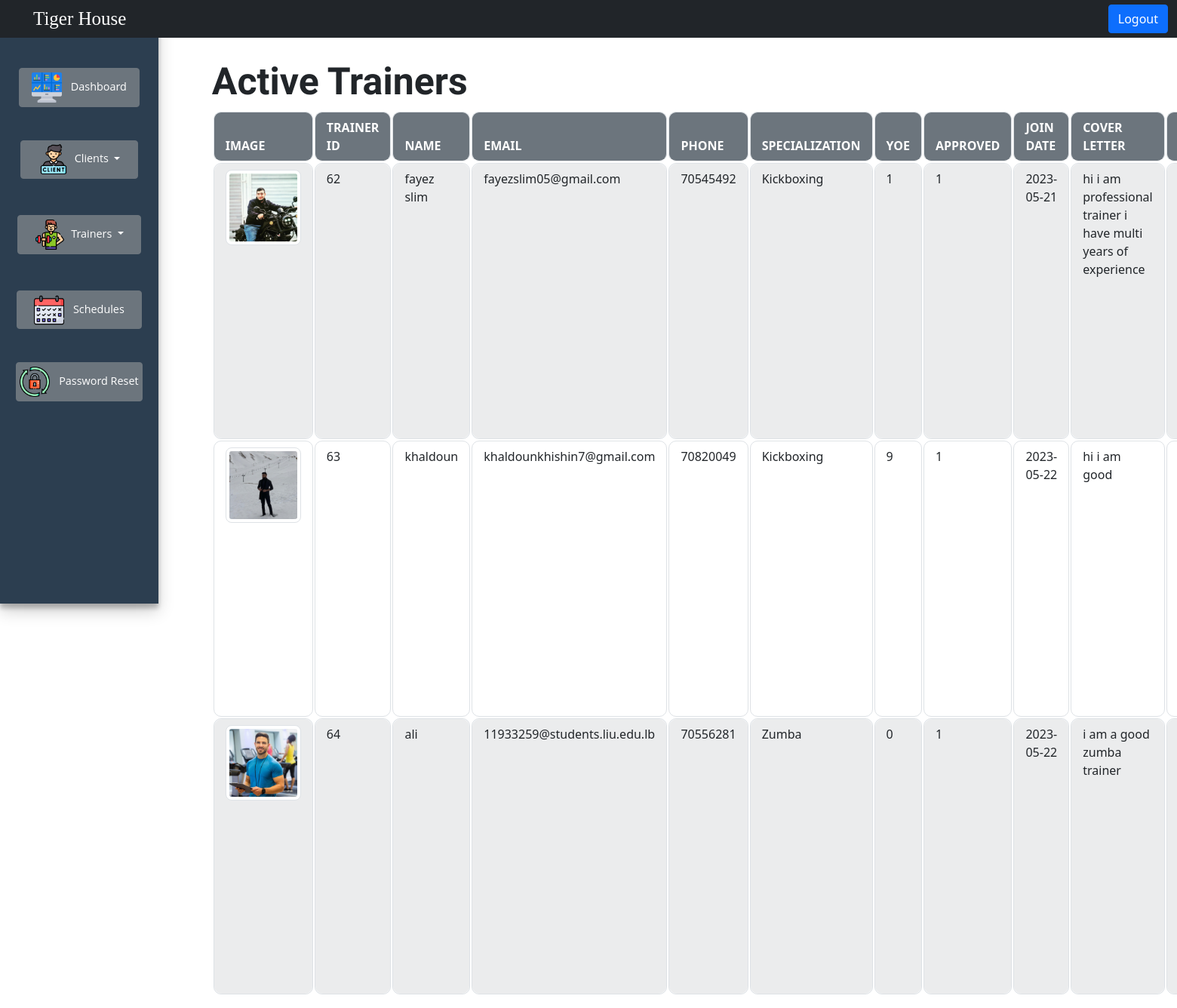
Screenshot of /adminTrainerActive.php (signed in) with the database file from the repository.
### tables this page shows
CREATE TABLE `trainer` (
  `trainer_id` int(11) NOT NULL,
  `trainer_name` varchar(255) NOT NULL,
  `trainer_email` varchar(255) NOT NULL,
  `password` varchar(255) NOT NULL,
  `specialization` varchar(255) NOT NULL,
  `approved` tinyint(1) NOT NULL DEFAULT 0,
  `yoe` int(11) NOT NULL,
  `cover_letter` longtext NOT NULL,
  `resume` varchar(255) NOT NULL,
  `image` varchar(255) NOT NULL,
  `phone` int(11) NOT NULL,
  `join_date` date NOT NULL,
  `trainer_dob` int(11) NOT NULL
);

### adminTrainerActive.php (the view, shortened to what this page needs)
<!DOCTYPE html>
<html lang="en">
<head>
    <link href="https://cdn.jsdelivr.net/npm/bootstrap@5.0.2/dist/css/bootstrap.min.css" rel="stylesheet"
>
    <link rel="stylesheet" href="admin.css">
    <link rel="stylesheet" href="table.css">
</head>
<body>
    <nav class="navbar navbar-expand-lg navbar-dark bg-dark custom-navbar fixed-top">
        <div class="container-fluid">
            <a class="navbar-brand" href="index.php">Tiger House</a>
            <div class="collapse navbar-collapse" id="navbarNav">
                <ul class="navbar-nav ms-auto">
                    <li class="nav-item">
                        <a class="btn btn-primary logout-btn" href="index.php">Logout</a>
                    </li>
                </ul>
            </div>
        </div>
    </nav>
    <div class="wrapper">
        <div class="sidebar">
            <ul>
                <li>
                    <a class="btn btn-secondary btn-dashboard" href="admin.php">
                        <img src="pics/dashboard.png" alt="Dashboard" width="40" height="40" class="me-2">
                        Dashboard
                    </a>
                </li>
                <div class="dropdown"><br>
                    <button class="btn btn-secondary dropdown-toggle btn-clients" type="button"
                        data-bs-toggle="dropdown" aria-expanded="false">
                        <img src="pics/client.png" alt="client" width="40" height="40" class="me-2">Clients
                    </button>
                </div>
                <div class="dropdown"><br><br>
                    <button class="btn btn-secondary dropdown-toggle btn-trainers" type="button"
                        data-bs-toggle="dropdown" aria-expanded="false">
                        <img src="pics/trainer.png" alt="trainer" width="40" height="40" class="me-2">Trainers
                    </button>
                </div>
                <li><br><br>
                    <a class="btn btn-secondary btn-schedules" href="allSchedule.php">
                        <img src="pics/schedule.png" alt="trainer" width="40" height="40" class="me-2">
                        Schedules
                    </a>
                </li>
                <li><br>
                    <a class="btn btn-secondary btn-reset" href="reset_password.php">
                        <img src="pics/reset-password.png" alt="password" width="40" height="40" class="me-2">
                        Password Reset
                    </a>
                </li>
            </ul>
        </div>
        <div class="main-content">
            <h1 class="heading-primary">Active Trainers </h1>
            <div class="table-responsive">
                <table class="table table-striped table-bordered">
                    <tbody>
                        <?php
     require_once "connection.php";
     $sql = "SELECT * FROM trainer where approved=1";
     $result=$conn->query($sql);
     if ($result && mysqli_num_rows($result) > 0) {
        echo "<thead>
                <tr>
                <th>Image</th>
                <th>Trainer Id</th>
                <th>Name</th>
                <th>Email</th>
                <th>Phone</th>
                <th>Specialization</th>
                <th>yoe</th>
                <th>Approved</th>
                <th>Join Date</th>
                <th>Cover letter</th>
                <th>Resume</th>
                </tr>
              </thead>";
     }
     else{
        echo"<p class='no-clients'>There is no active trainers right now</p>";
     }?>
                    <tbody>
                        <?php
    foreach($result as $row): ?>
                        <tr>
                            <td><img src="<?php echo $row['image']; ?>" alt="" class="img-thumbnail"></td>
                            <td><?php echo $row['trainer_id']; ?></td>
                            <td><?php echo $row['trainer_name']; ?></td>
                            <td><?php echo $row['trainer_email']; ?></td>
                            <td><?php echo $row['phone']; ?></td>
                            <td><?php echo $row['specialization']; ?></td>
                            <td><?php echo $row['yoe']; ?></td>
                            <td><?php echo $row['approved']; ?></td>
                            <td><?php echo $row['join_date']; ?></td>
                            <td><?php echo $row['cover_letter']; ?></td>
                            <td>
                            </td>
                        </tr>
                        <?php endforeach; ?>
                    </tbody>
                </table>
            </div>
        </div>
</body>
</html>

### admin.css (style rules this page uses)
body { margin: 0; padding: 0; }
.custom-navbar { height: 50px; }
.wrapper { display: flex; flex-direction: row; }
.sidebar { padding-top: 90px; display: flex; flex-direction: column; justify-content: flex-start; align-items: center; width: 210px; height: 100%; background-color: #2c3e50; color: #ecf0f1; margin-right: 20px; height: 100vh; position: fixed; overflow-y: auto; box-shadow: 0 10px 20px rgba(0, 0, 0, 0.19), 0 6px 6px rgba(0, 0, 0, 0.23); font-family: 'Open Sans', sans-serif; text-align: center; }
ul { list-style: none; margin: 0; padding: 0; }
li { margin-bottom: 20px; }
li a img { display: inline-block; margin-right: 5px; vertical-align: middle; }
a { display: block; padding: 10px; color: #333; text-decoration: none; }
.main-content { padding-top: 5%; margin-left: 18%; }
.navbar-brand { font-family: "Pacifico", cursive; padding-left: 2rem; font-size: 25px; pointer-events: none; cursor: default; text-decoration: none; }
.logout-btn { margin-top: 20px; }
.btn-primary { font-size: 16px; }
.btn-dashboard { font-size: 0.9rem; padding: 0.3rem 1rem; }
.btn-clients, .btn-trainers, .btn-schedules { font-size: 0.9rem; padding: 0.3rem 1.4rem; }
.btn-reset { font-size: 0.9rem; padding: 0.3rem 0.3rem; }

### table.css (style rules this page uses)
:root { --table-border-color: #dee2e6; --table-header-bg: #6c757d; --table-row-hover-bg: #dee2e6; --table-striped-row-bg: #f8f9fa; --animation-speed: 0.3s; --box-shadow-color: rgba(0, 0, 0, 0.2); --table-padding: 8px 15px; }
.img-thumbnail { max-width: 100px; max-height: 100px; border-radius: 8px; }
.table { width: 100%; border-collapse: separate; border-spacing:1; }
.table td, .table th { border: 1px solid var(--table-border-color); border-radius: 10px; padding: var(--table-padding); transition: background-color var(--animation-speed) ease; }
.table thead th { background-color: var(--table-header-bg); color: white; text-transform: uppercase; }
.table-striped tbody tr:nth-of-type(odd) { background-color: var(--table-striped-row-bg); }
.heading-primary { font-size: 50px; font-weight: bold; font-family: "Bungee Spice", cursive; animation: bounce 1s ease-out 1; }

### rows the page displays
trainer: image (picture), trainer_id "62", trainer_name "fayez slim", trainer_email "fayezslim05@gmail.com", phone "70545492", specialization "Kickboxing", yoe "1", approved "1", join_date "2023-05-21", cover_letter "hi i am professional trainer i have multi years of experience"
trainer: image (picture), trainer_id "63", trainer_name "khaldoun", trainer_email "khaldounkhishin7@gmail.com", phone "70820049", specialization "Kickboxing", yoe "9", approved "1", join_date "2023-05-22", cover_letter "hi i am good"
trainer: image (picture), trainer_id "64", trainer_name "ali", trainer_email "11933259@students.liu.edu.lb", phone "70556281", specialization "Zumba", yoe "0", approved "1", join_date "2023-05-22", cover_letter "i am a good zumba trainer"
